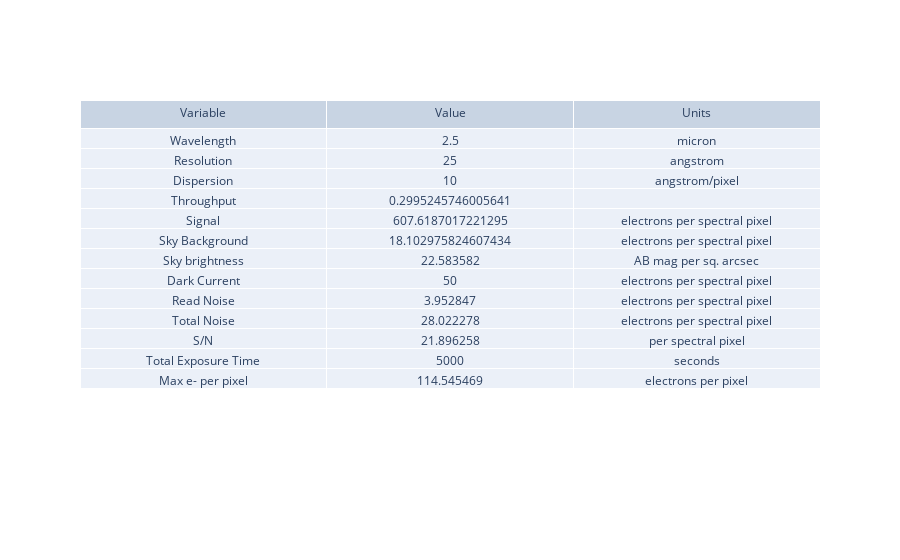

Here is the notebook cell this chart was saved with:
### Code cell
# test out the function: test inputs come from example.py and README.md

userinput = {"band":"atlas_IR",
            "time":5000,
            "slit_width":0.75,
            "Nreads":16,
            "theta":0.7,
            "nExp":5,
            "lineF":-99,
            "lineW":-99,
            "FWHM":200,
            "z":0,
            "specFile":"./templates/Galaxy_Kmag_19_Haflux_5e-17_ebmv_0_z_2_highResSpec_obs_redshift.txt", 
            "mag":20,
            "NormalizeUserSpec":True,
            "InputInAngstroms":True,
            "SN":-99,
            }

etc_output = atlasIR_etc_serena(userinput)

fig = go.Figure(data=[go.Table(header=dict(values=['Variable', 'Value', 'Units']),
                 cells=dict(values=[
                     etc_output["summary_struct"]['quant'],
                     etc_output["summary_struct"]['value'],
                     etc_output["summary_struct"]['unit']]))
                     ])

fig.show()

### Figure 1 — Plotly figure (JSON) as saved in the notebook; plotly's stock layout.template omitted (floating-point values rounded to 4 significant figures)
{"data": [{"cells": {"values": [["Wavelength", "Resolution", "Dispersion", "Throughput", "Signal", "Sky Background", "Sky brightness", "Dark Current", "Read Noise", "Total Noise", "S/N", "Total Exposure Time", "Max e- per pixel"], [2.5, 25, 10, 0.2995, 607.6, 18.1, 22.58, 50, 3.953, 28.02, 21.9, 5000, 114.5], ["micron", "angstrom", "angstrom/pixel", "", "electrons per spectral pixel", "electrons per spectral pixel", "AB mag per sq. arcsec", "electrons per spectral pixel", "electrons per spectral pixel", "electrons per spectral pixel", "per spectral pixel", "seconds", "electrons per pixel"]]}, "header": {"values": ["Variable", "Value", "Units"]}, "type": "table"}], "layout": {}}
